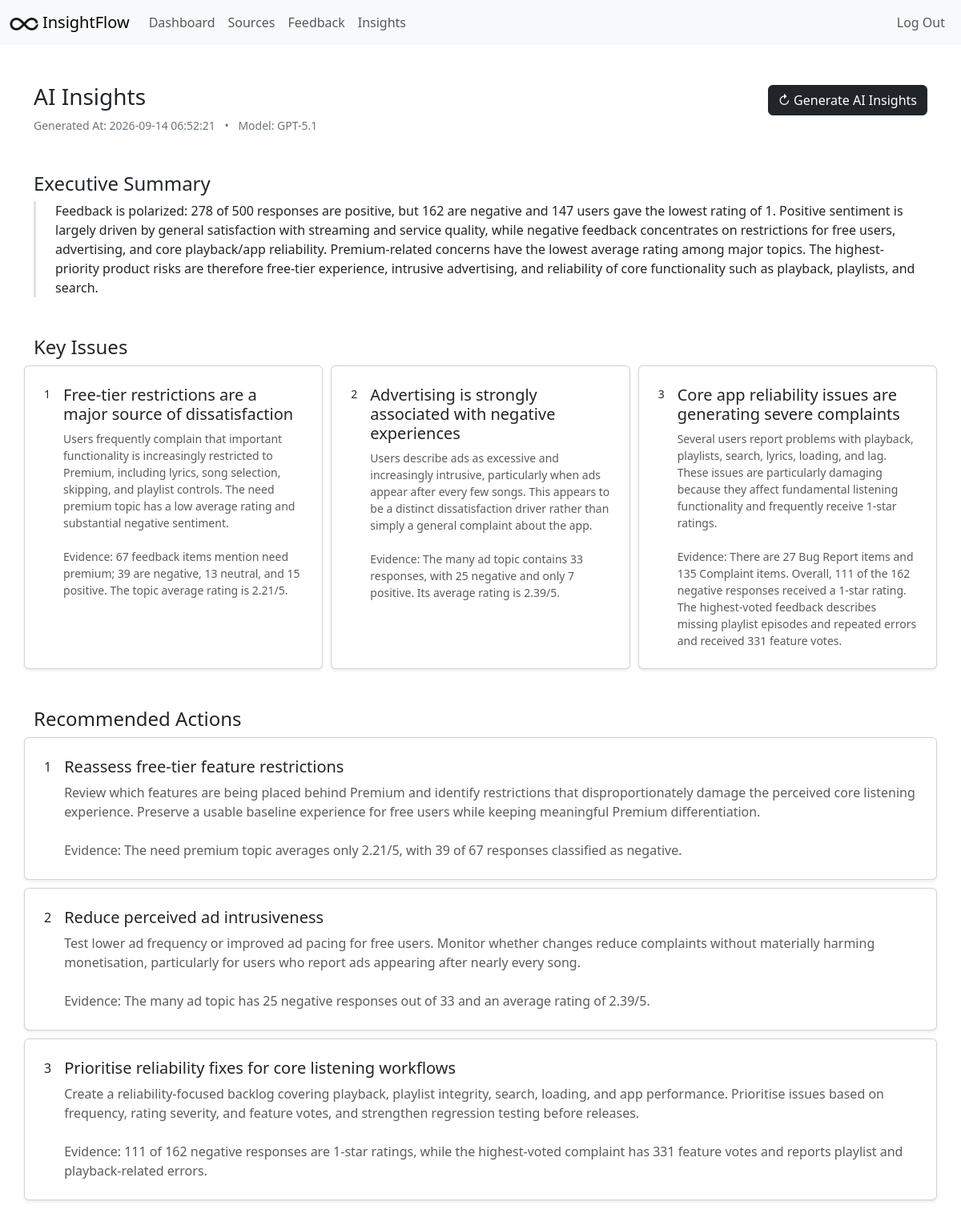
/insights (signed in), run on the app's committed database.
### tables this page shows
CREATE TABLE insights(id INTEGER PRIMARY KEY AUTOINCREMENT, summary TEXT NOT NULL, issues TEXT NOT NULL, recommendations TEXT NOT NULL, generated_at TIMESTAMP DEFAULT CURRENT_TIMESTAMP, user_id INTEGER REFERENCES users(id));

### app.py (the view)
@app.route("/insights", methods=["GET", "POST"])
@login_required
def insights():
    if request.method == "POST":
        feedback = db.execute("SELECT * FROM feedback WHERE user_id = ?", session.get("user_id"))
        generate_ai_insights(feedback)
        return redirect("/insights")
    else:
        llm_output = db.execute("SELECT * FROM insights WHERE user_id = ? ORDER BY generated_at DESC LIMIT 1", session.get("user_id"))
        if not llm_output:
            return render_template("insights.html")
        issues = json.loads(llm_output[0]["issues"])
        recommendations = json.loads(llm_output[0]["recommendations"])
        return render_template("insights.html", llm_output=llm_output, issues=issues, recommendations=recommendations)

### app.py (called while the page is built)
@app.after_request
def after_request(response):
    response.headers["Cache-Control"] = "no-cache, no-store, must-revalidate"
    response.headers["Expires"] = 0
    response.headers["Pragma"] = "no-cache"
    return response

### helpers.py (called while the page is built)
def login_required(f):
    @wraps(f)
    def decorated_function(*args, **kwargs):
        if session.get("user_id") is None:
            return redirect("/login")
        return f(*args, **kwargs)
    return decorated_function

### templates/insights.html (shortened to what this page needs)
{% extends "layout.html" %}
{% block main %}
    <div class="d-flex justify-content-between align-items-center">
        <h3>AI Insights</h1>
        <form action="/insights" method="post">
            <button type="submit" class="btn btn-dark">↻ Generate AI Insights</button>
        </form>
    </div>
    {% if llm_output %}
        <div class="text-start small text-secondary mb-5">
            <span>Generated At: {{ llm_output[0].generated_at }}</span>
            <span class="mx-2">•</span>
            <span>Model: GPT-5.1</span>
        </div>
        <div class="text-start mb-5">
            <h4>Executive Summary</h2>
            <div class="border-start border-3 ps-4">
                <p>{{ llm_output[0].summary }}</p>
            </div>
        </div>
        <div class="text-start mb-5">
            <h4>Key Issues</h2>
            <div class="row">
                {% for issue in issues %}
                    <div class="card shadow-sm small p-4">
                        <div class="d-flex gap-3">
                            <div>
                                {{ loop.index }}
                            </div>
                            <div>
                                <h5>
                                    {{ issue.title }}
                                </h5>
                                <p class="text-muted mb-0">
                                    {{ issue.explanation }}
                                </p>
                                <br>
                                <p class="text-muted mb-0">
                                    Evidence: {{ issue.evidence }}
                                </p>
                            </div>
                        </div>
                    </div>
                {% endfor %}
            </div>
        </div>
        <div class="text-start mb-5">
            <h4>Recommended Actions</h2>
            <div class="row">
                {% for recommendation in recommendations %}
                <div class="card shadow-sm p-4">
                    <div class="d-flex gap-3">
                        <div>
                            {{ loop.index }}
                        </div>
                        <div>
                            <h5>
                                {{ recommendation.title }}
                            </h5>
                            <p class="text-muted mb-0">
                                {{ recommendation.explanation }}
                            </p>
                            <br>
                            <p class="text-muted mb-0">
                                Evidence: {{ recommendation.evidence }}
                            </p>
                        </div>
                    </div>
                </div>
                {% endfor %}
            </div>
        </div>
        {% else %}
            <div class="empty-state shadow-sm">
            <h2>No AI insights yet</h2>
            <p class="text-muted">Generate your first AI analysis using the available customer feedback.</p>
        </div>
        {% endif %}
{% endblock %}

### static/styles.css (style rules this page uses)
.row { display: flex; gap: 10px; margin-bottom: 10px; }
.small { flex: 1; }

### data on the page
insights: generated_at "2026-09-14 06:52:21", summary "Feedback is polarized: 278 of 500 responses are positive, but 162 are negative and 147 users gave the lowest rating of 1. Positive sentiment is largely driven by general satisfaction with streaming and service quality, while negative feedback concentrates on restrictions for free users, advertising, and core playback/app reliability. Premium-related concerns have the lowest average rating among major topics. The highest-priority product risks are therefore free-tier experience, intrusive advertising, and reliability of core functionality such as playback, playlists, and search."

### other printed values
{{ issue.title }} "Free-tier restrictions are a major source of dissatisfaction" "Advertising is strongly associated with negative experiences" "Core app reliability issues are generating severe complaints"
{{ issue.evidence }} "67 feedback items mention need premium; 39 are negative, 13 neutral, and 15 positive. The topic average rating is 2.21/5." "The many ad topic contains 33 responses, with 25 negative and only 7 positive. Its average rating is 2.39/5."
{{ recommendation.title }} "Reassess free-tier feature restrictions" "Reduce perceived ad intrusiveness" "Prioritise reliability fixes for core listening workflows"
{{ recommendation.evidence }} "The need premium topic averages only 2.21/5, with 39 of 67 responses classified as negative." "The many ad topic has 25 negative responses out of 33 and an average rating of 2.39/5." "111 of 162 negative responses are 1-star ratings, while the highest-voted complaint has 331 feature votes and reports playlist and playback-related errors."
